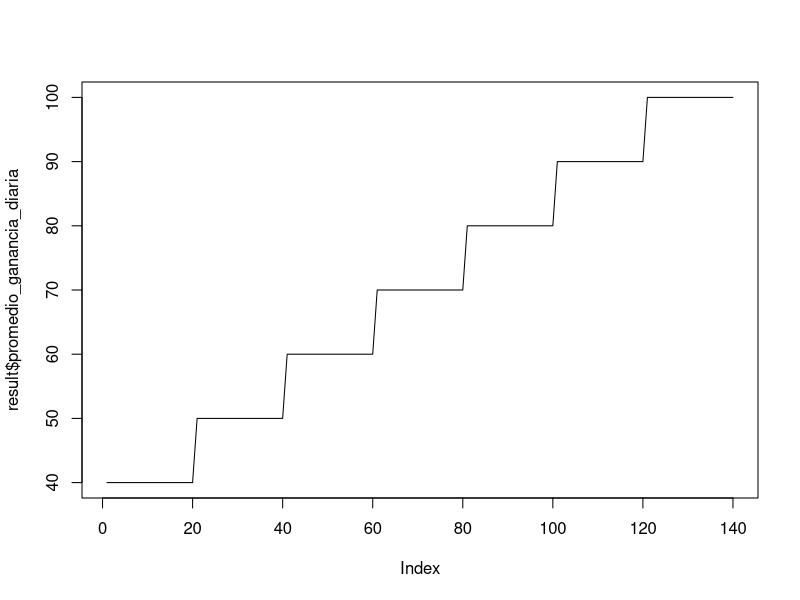
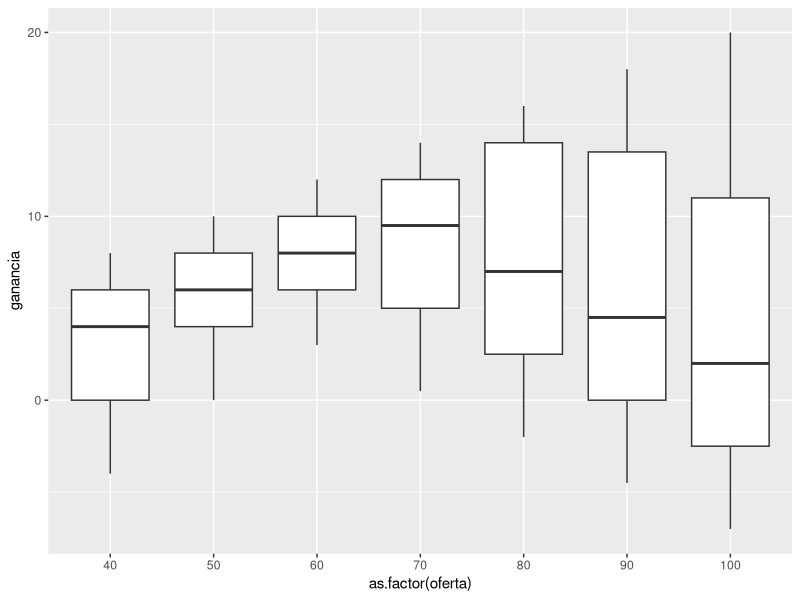

Write R code to recreate these figures, in order.
library(ggplot2)
library(dplyr)

venta_periodicos <- function(compra_del_dia, dias_a_simular) {

  costo_periodico <- 0.30
  venta_periodico <- 0.5
  reciclaje_periodico <- 0.05
  
  tipo_dias <- c("excelente", "bueno", "malo")
  probabilidad_tipo_dia <- c(0.35,0.45,0.20)
  
  lista_tipo_demanda <- seq(from = 40, to = 100, by = 10 )
  probabilidad_venta_excelente <- c(0.03, 0.05, 0.15, 0.20, 0.35, 0.15, 0.07)
  probabilidad_venta_bueno <- c(0.10, 0.18, 0.40, 0.20, 0.08, 0.10, 0)
  probabilidad_venta_malo <- c(0.44, 0.22, 0.16, 0.12, 0.06, 0, 0)
  
  simulacion <- data.frame()
  
  for (i in 1:dias_a_simular){
    seleccion_tipo_dia <- sample(tipo_dias, 1, prob = probabilidad_tipo_dia)
    demanda_del_dia <- 0
    ganancia_del_dia <- 0
    if (seleccion_tipo_dia == 'malo')
      demanda_del_dia <- sample(lista_tipo_demanda, 1, prob = probabilidad_venta_malo)  
    if (seleccion_tipo_dia == 'bueno')
      demanda_del_dia <- sample(lista_tipo_demanda, 1, prob = probabilidad_venta_bueno)  
    if (seleccion_tipo_dia == 'excelente')
      demanda_del_dia <- sample(lista_tipo_demanda, 1, prob = probabilidad_venta_excelente)  
    
    if (demanda_del_dia >= compra_del_dia)
       ganancia_del_dia <- compra_del_dia*venta_periodico - compra_del_dia*costo_periodico - (demanda_del_dia - compra_del_dia)*(venta_periodico-costo_periodico)
    else
      ganancia_del_dia <- demanda_del_dia*venta_periodico - compra_del_dia*costo_periodico + (compra_del_dia - demanda_del_dia)*reciclaje_periodico
    
    row_simulacion <- data.frame(compra = compra_del_dia, TipoDia=seleccion_tipo_dia, Demanda=demanda_del_dia, Ganancia=ganancia_del_dia)
    simulacion <- rbind(simulacion, row_simulacion)
  }
  return(simulacion)
}

simular <- function(dias_a_simular = 20, resumen = TRUE){
  out <- data.frame()
  lista_tipo_compra <- seq(from = 40, to = 100, by = 10 ) 
  
  for (compra in lista_tipo_compra){
    
    resultado_simulacion <- venta_periodicos(compra, dias_a_simular)
    if (resumen)
      step_sim <- data.frame(promedio_ganancia_diaria = mean(resultado_simulacion$Ganancia),
                             desviacion_ganancia_diaria = sd(resultado_simulacion$Ganancia),
                             oferta = compra)
    else
      step_sim <- data.frame(ganancia = resultado_simulacion$Ganancia,
                             oferta = compra)
    out <- rbind(out,step_sim)
    
  }
  return(out)
}

result <- simular(resumen = FALSE)

View(result)


plot(result$oferta,result$promedio_ganancia_diaria,type = 'l')

simular(dias_a_simular = 2000, resumen = FALSE) %>% ggplot(aes(as.factor(oferta),ganancia))+
   geom_boxplot()






  